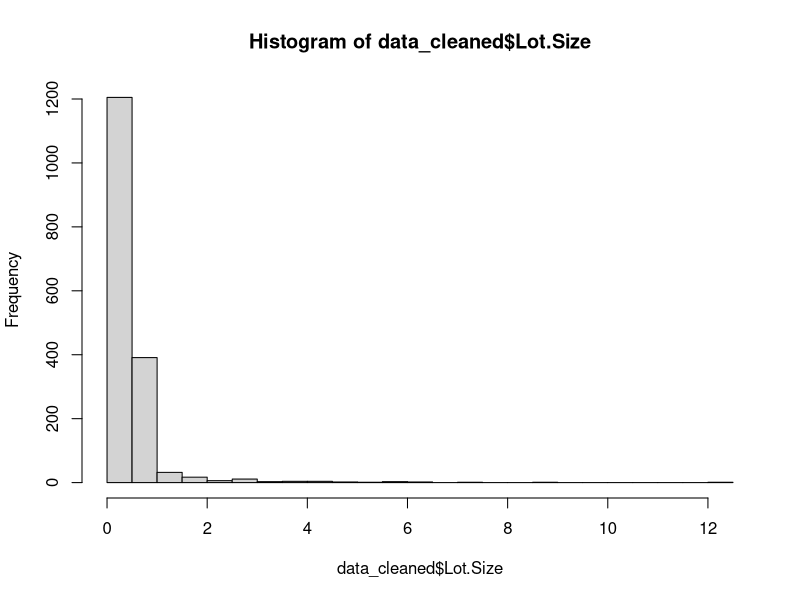

This chart was generated by the following R code: (Note: this script raises an error after producing the figure.)
## ---- chunk 1
knitr::opts_chunk$set(echo = TRUE)
## ---- chunk 2
data <- read.delim("housing-prices-ge19.txt", header = TRUE, sep = "\t", quote = "", comment.char = "", check.names = TRUE)
## ---- chunk 3
library(ggplot2)
library(dplyr)
library(scales)


#Checking the summary, and missing val of the data
summary(data)
colSums(is.na(data)) #No missing values are found in the data.

#Converting variables into the correct structire
data <- data %>%
  mutate(
    Waterfront = as.factor(Waterfront),
    New.Construct = as.factor(New.Construct),
    Central.Air = as.factor(Central.Air),
    Fuel.Type = as.factor(Fuel.Type),
    Heat.Type = as.factor(Heat.Type),
    Sewer.Type = as.factor(Sewer.Type)
  )

## ---- chunk 4
library(dplyr)

data_cleaned <- data %>%
  #Remove houses with invalid lot size
  filter(Lot.Size > 0) %>%
  #Remove old houses that has an age 0
  filter(!(Age == 0 & New.Construct == 0))

#1st problem statement:With the current housing crisis in new york state, we want to see what factors can increase housing price for a smaller lot size

summary(data_cleaned$Lot.Size)
hist(data_cleaned$Lot.Size, breaks = 30)
quantile(data_cleaned$Lot.Size, probs = c(0.25, 0.4, 0.5, 0.75))
#Result: The data is heavily right skewed, we define smaller lot size is anything below the 40 percentile

#Filter out houses with a waterfront, and erase bigger lot sizes >40%
q <- quantile(data_cleaned$Lot.Size, 0.4)
small_lot <- data_cleaned %>%
  filter(Lot.Size < q)
## ---- chunk 5
#Model Selection
M0_A <- lm(Price ~ 1, data = small_lot)
M1_A <- lm(Price ~ ., data = small_lot)

step_fwd_A  <- step(M0_A, scope = list(lower = M0_A, upper = M1_A), direction = "forward", trace = FALSE)
summary(step_fwd_A)
#Result:living area, land value, bathrooms, waterfront

step_back_A <- step(M1_A, direction = "backward", trace = FALSE)
summary(step_back_A)
#Result: waterfront, land value, new construction, living area, bathrooms

step_both_A <- step(M0_A, scope = list(lower = M0_A, upper = M1_A), direction = "both", trace = FALSE)
summary(step_both_A)
#Result: living area, land value, bathrooms, waterfront
## ---- chunk 6
#3rd problem statement: How much do the unchangeable factors impact housing price vs changeable?
# --- Define groups ---
unchangeable_vars <- c("Lot.Size", "Waterfront", "Age", "Land.Value")
changeable_vars   <- c("Living.Area", "Bathrooms", "Bedrooms", "Rooms",
                       "Central.Air", "New.Construct", "Heat.Type",
                       "Fuel.Type", "Fireplaces")

data_U <- data_cleaned[, c("Price", unchangeable_vars)]
data_C <- data_cleaned[, c("Price", changeable_vars)]

#--- UNCHANGEABLE VARIABLES ---
m0_U <- lm(Price ~ 1, data = data_U)
m1_U <- lm(Price ~ ., data = data_U)

#forward selection
step_fwd_U <- step(m0_U, scope = list(lower = m0_U, upper = m1_U),
                   direction = "forward", trace = FALSE)
summary(step_fwd_U)

#backward selection
step_back_U <- step(m1_U, direction = "backward", trace = FALSE)
summary(step_back_U)

#stepwise
step_both_U <- step(m0_U, scope = list(lower = m0_U, upper = m1_U),
                    direction = "both", trace = FALSE)
summary(step_both_U)
#MOST INFLUENTIAL VARIABLES: land value, age, lot size, waterfront

# --- CHANGEABLE VARIABLES ---
m0_C <- lm(Price ~ 1, data = data_C)
m1_C <- lm(Price ~ ., data = data_C)

# Forward selection
step_fwd_C <- step(m0_C, scope = list(lower = m0_C, upper = m1_C),
                   direction = "forward", trace = FALSE)
summary(step_fwd_C)

# Backward selection
step_back_C <- step(m1_C, direction = "backward", trace = FALSE)
summary(step_back_C)

# Stepwise (both)
step_both_C <- step(m0_C, scope = list(lower = m0_C, upper = m1_C),
                    direction = "both", trace = FALSE)
summary(step_both_C)
#MOST INFLUENTIAL VARIABLES: living area, central air, bathrooms, bedrooms


comparison <- data.frame(
  Model = c("Unchangeable_Forward", "Unchangeable_Backward", "Unchangeable_Both",
            "Changeable_Forward", "Changeable_Backward", "Changeable_Both"),
  R2 = c(summary(step_fwd_U)$r.squared,
         summary(step_back_U)$r.squared,
         summary(step_both_U)$r.squared,
         summary(step_fwd_C)$r.squared,
         summary(step_back_C)$r.squared,
         summary(step_both_C)$r.squared),
  Adj_R2 = c(summary(step_fwd_U)$adj.r.squared,
             summary(step_back_U)$adj.r.squared,
             summary(step_both_U)$adj.r.squared,
             summary(step_fwd_C)$adj.r.squared,
             summary(step_back_C)$adj.r.squared,
             summary(step_both_C)$adj.r.squared)
)

comparison
#Result: all selection methods use (forward, back, both) produced the same results within unchangable and changeable variables. 
#About 38% of the variation of house prices is explained by factors that are unchangeable (R2 = 0.38)
#About 55% of the varation of house prices is exaplained by factors that are changeable (R2 = 0.55)

## ---- chunk 7
#mostly learnt from wk10_live
set.seed(5)
n = nrow(data_cleaned)
n

n_train = floor(0.8*n)
n_test = n - n_train
grp_labs = rep(c("Train","Test"), times = c(n_train, n_test)) 
data_cleaned$grp = sample(grp_labs)
train_dat = data_cleaned |> filter(grp == "Train")

Living.Area_train = lm(Price ~ Living.Area, data = train_dat)
Living.Area_pred = predict(Living.Area_train, newdata = test_dat)
summary(Living.Area_train)
Living.Area_mse = mean((test_dat$Price - Living.Area_pred)^2)
sqrt(Living.Area_mse) #regular root mean square
Living.Area_mae = mean(abs(test_dat$Price - Living.Area_pred))
Living.Area_mae #mean absolute error which is less influenced by outliers.
Bathrooms_train = lm(Price ~ Bathrooms, data = train_dat)
Bathrooms_pred = predict(Bathrooms_train, newdata = test_dat)
summary(Bathrooms_train)
Bathrooms_mse = mean((test_dat$Price - Bathrooms_pred)^2)
sqrt(Bathrooms_mse) #regular root mean square
Bathrooms_mae = mean(abs(test_dat$Price - Bathrooms_pred))
Bathrooms_mae #mean absolute error which is less influenced by outliers.
Land.Value_train = lm(Price ~ Land.Value, data = train_dat)
Land.Value_pred = predict(Land.Value_train, newdata = test_dat)
summary(Land.Value_train)
Land.Value_mse = mean((test_dat$Price - Land.Value_pred)^2)
sqrt(Land.Value_mse) #regular root mean square
Land.Value_mae = mean(abs(test_dat$Price - Land.Value_pred))
Land.Value_mae #mean absolute error which is less influenced by outliers.
Waterfront_train = lm(Price ~ Waterfront, data = train_dat)
Waterfront_pred = predict(Waterfront_train, newdata = test_dat)
summary(Waterfront_train)
Waterfront_mse = mean((test_dat$Price - Waterfront_pred)^2)
sqrt(Waterfront_mse) #regular root mean square
Waterfront_mae = mean(abs(test_dat$Price - Waterfront_pred))
Waterfront_mae #mean absolute error which is less influenced by outliers.

lm_full_train = lm(Price ~ Living.Area + Land.Value + Bathrooms + Waterfront, data = train_dat)
test_dat = data_cleaned |> filter(grp == "Test")
full_pred = predict(lm_full_train, newdata = test_dat)
full_mse = mean((test_dat$Price - full_pred)^2)
sqrt(full_mse)
full_mae = mean(abs(test_dat$Price - full_pred))
full_mae


## ---- chunk 8
# for (item in c(Living.Area_train, Waterfront_train, Land.Value_train, Bathrooms_train)){}
Living.Area_train
summary(Living.Area_train)
AIC(Living.Area_train)
Bathrooms_train
summary(Bathrooms_train)
AIC(Bathrooms_train)
Land.Value_train
summary(Land.Value_train)
AIC(Land.Value_train)
Waterfront_train
summary(Waterfront_train)
AIC(Waterfront_train)


lm_full_train
summary(lm_full_train)
AIC(lm_full_train)
## ---- chunk 9
logistic_model <- glm(Waterfront ~ Price, data = data_cleaned, family = "binomial")

logistic_model
summary(logistic_model)

# To get the odds ratios, exponentiate the coefficients
exp(coef(logistic_model))
